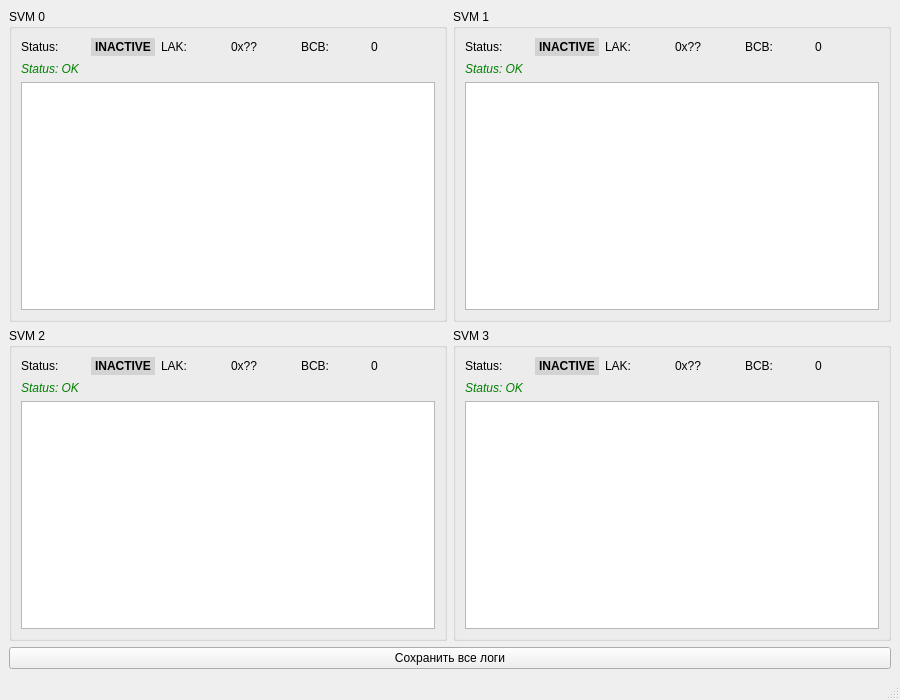
<?xml version="1.0" encoding="UTF-8"?>
<ui version="4.0">
 <class>MainWindow</class>
 <widget class="QMainWindow" name="MainWindow">
  <property name="geometry">
   <rect>
    <x>0</x>
    <y>0</y>
    <width>900</width> <!-- Увеличил ширину -->
    <height>700</height> <!-- Увеличил высоту -->
   </rect>
  </property>
  <property name="windowTitle">
   <string>UVM Monitor</string>
  </property>
  <widget class="QWidget" name="centralwidget">
   <layout class="QVBoxLayout" name="mainLayout"> <!-- Главный макет - вертикальный -->
    <item>
     <layout class="QGridLayout" name="gridLayout_Panels"> <!-- Макет для панелей SVM -->
      <item row="0" column="0">
       <widget class="QGroupBox" name="groupBox_0">
        <property name="title">
         <string>SVM 0</string>
        </property>
        <layout class="QVBoxLayout" name="verticalLayout_0">
         <item>
          <layout class="QHBoxLayout" name="horizontalLayout_Status0">
           <item><widget class="QLabel" name="labelStatus_0"><property name="text"><string>Status:</string></property></widget></item>
           <item><widget class="QLabel" name="valueStatus_0"><property name="font"><font><weight>75</weight><bold>true</bold></font></property><property name="styleSheet"><string notr="true">padding: 2px; background-color: lightgray; color: black;</string></property><property name="text"><string>INACTIVE</string></property><property name="alignment"><set>Qt::AlignCenter</set></property></widget></item>
           <item><widget class="QLabel" name="labelLAK_0"><property name="text"><string>LAK:</string></property></widget></item>
           <item><widget class="QLabel" name="valueLAK_0"><property name="text"><string>0x??</string></property></widget></item>
           <item><widget class="QLabel" name="labelBCB_0"><property name="text"><string>BCB:</string></property></widget></item>
           <item><widget class="QLabel" name="valueBCB_0"><property name="text"><string>0</string></property></widget></item>
          </layout>
         </item>
         <item>
          <widget class="QLabel" name="errorDisplay_0">
           <property name="text"><string>Status: OK</string></property>
           <property name="styleSheet"><string notr="true">color: green; font-style: italic;</string></property>
          </widget>
         </item>
         <item>
          <widget class="QTableWidget" name="tableLog_0">
           <property name="editTriggers">
            <set>QAbstractItemView::NoEditTriggers</set>
           </property>
           <property name="selectionBehavior">
            <enum>QAbstractItemView::SelectRows</enum>
           </property>
           <property name="wordWrap">
            <bool>false</bool>
           </property>
          </widget>
         </item>
        </layout>
       </widget>
      </item>
      <item row="0" column="1">
       <widget class="QGroupBox" name="groupBox_1">
        <property name="title">
         <string>SVM 1</string>
        </property>
        <layout class="QVBoxLayout" name="verticalLayout_1">
         <item>
          <layout class="QHBoxLayout" name="horizontalLayout_Status1">
           <item><widget class="QLabel" name="labelStatus_1"><property name="text"><string>Status:</string></property></widget></item>
           <item><widget class="QLabel" name="valueStatus_1"><property name="font"><font><weight>75</weight><bold>true</bold></font></property><property name="styleSheet"><string notr="true">padding: 2px; background-color: lightgray; color: black;</string></property><property name="text"><string>INACTIVE</string></property><property name="alignment"><set>Qt::AlignCenter</set></property></widget></item>
           <item><widget class="QLabel" name="labelLAK_1"><property name="text"><string>LAK:</string></property></widget></item>
           <item><widget class="QLabel" name="valueLAK_1"><property name="text"><string>0x??</string></property></widget></item>
           <item><widget class="QLabel" name="labelBCB_1"><property name="text"><string>BCB:</string></property></widget></item>
           <item><widget class="QLabel" name="valueBCB_1"><property name="text"><string>0</string></property></widget></item>
          </layout>
         </item>
         <item>
          <widget class="QLabel" name="errorDisplay_1">
           <property name="text"><string>Status: OK</string></property>
           <property name="styleSheet"><string notr="true">color: green; font-style: italic;</string></property>
          </widget>
         </item>
         <item>
          <widget class="QTableWidget" name="tableLog_1">
           <property name="editTriggers"><set>QAbstractItemView::NoEditTriggers</set></property>
           <property name="selectionBehavior"><enum>QAbstractItemView::SelectRows</enum></property>
           <property name="wordWrap"><bool>false</bool></property>
          </widget>
         </item>
        </layout>
       </widget>
      </item>
      <item row="1" column="0">
       <widget class="QGroupBox" name="groupBox_2">
        <property name="title">
         <string>SVM 2</string>
        </property>
        <layout class="QVBoxLayout" name="verticalLayout_2">
         <item>
          <layout class="QHBoxLayout" name="horizontalLayout_Status2">
           <item><widget class="QLabel" name="labelStatus_2"><property name="text"><string>Status:</string></property></widget></item>
           <item><widget class="QLabel" name="valueStatus_2"><property name="font"><font><weight>75</weight><bold>true</bold></font></property><property name="styleSheet"><string notr="true">padding: 2px; background-color: lightgray; color: black;</string></property><property name="text"><string>INACTIVE</string></property><property name="alignment"><set>Qt::AlignCenter</set></property></widget></item>
           <item><widget class="QLabel" name="labelLAK_2"><property name="text"><string>LAK:</string></property></widget></item>
           <item><widget class="QLabel" name="valueLAK_2"><property name="text"><string>0x??</string></property></widget></item>
           <item><widget class="QLabel" name="labelBCB_2"><property name="text"><string>BCB:</string></property></widget></item>
           <item><widget class="QLabel" name="valueBCB_2"><property name="text"><string>0</string></property></widget></item>
          </layout>
         </item>
         <item>
          <widget class="QLabel" name="errorDisplay_2">
           <property name="text"><string>Status: OK</string></property>
           <property name="styleSheet"><string notr="true">color: green; font-style: italic;</string></property>
          </widget>
         </item>
         <item>
          <widget class="QTableWidget" name="tableLog_2">
           <property name="editTriggers"><set>QAbstractItemView::NoEditTriggers</set></property>
           <property name="selectionBehavior"><enum>QAbstractItemView::SelectRows</enum></property>
           <property name="wordWrap"><bool>false</bool></property>
          </widget>
         </item>
        </layout>
       </widget>
      </item>
      <item row="1" column="1">
       <widget class="QGroupBox" name="groupBox_3">
        <property name="title">
         <string>SVM 3</string>
        </property>
        <layout class="QVBoxLayout" name="verticalLayout_3">
         <item>
          <layout class="QHBoxLayout" name="horizontalLayout_Status3">
           <item><widget class="QLabel" name="labelStatus_3"><property name="text"><string>Status:</string></property></widget></item>
           <item><widget class="QLabel" name="valueStatus_3"><property name="font"><font><weight>75</weight><bold>true</bold></font></property><property name="styleSheet"><string notr="true">padding: 2px; background-color: lightgray; color: black;</string></property><property name="text"><string>INACTIVE</string></property><property name="alignment"><set>Qt::AlignCenter</set></property></widget></item>
           <item><widget class="QLabel" name="labelLAK_3"><property name="text"><string>LAK:</string></property></widget></item>
           <item><widget class="QLabel" name="valueLAK_3"><property name="text"><string>0x??</string></property></widget></item>
           <item><widget class="QLabel" name="labelBCB_3"><property name="text"><string>BCB:</string></property></widget></item>
           <item><widget class="QLabel" name="valueBCB_3"><property name="text"><string>0</string></property></widget></item>
          </layout>
         </item>
         <item>
          <widget class="QLabel" name="errorDisplay_3">
           <property name="text"><string>Status: OK</string></property>
           <property name="styleSheet"><string notr="true">color: green; font-style: italic;</string></property>
          </widget>
         </item>
         <item>
          <widget class="QTableWidget" name="tableLog_3">
           <property name="editTriggers"><set>QAbstractItemView::NoEditTriggers</set></property>
           <property name="selectionBehavior"><enum>QAbstractItemView::SelectRows</enum></property>
           <property name="wordWrap"><bool>false</bool></property>
          </widget>
         </item>
        </layout>
       </widget>
      </item>
     </layout>
    </item>
    <item> <!-- Элемент для кнопки сохранения, растягивающийся -->
     <widget class="QPushButton" name="buttonSaveAllLogs">
      <property name="text">
       <string>Сохранить все логи</string>
      </property>
     </widget>
    </item>
   </layout>
  </widget>
  <widget class="QStatusBar" name="statusbar"/>
 </widget>
 <resources/>
 <connections/>
</ui>
